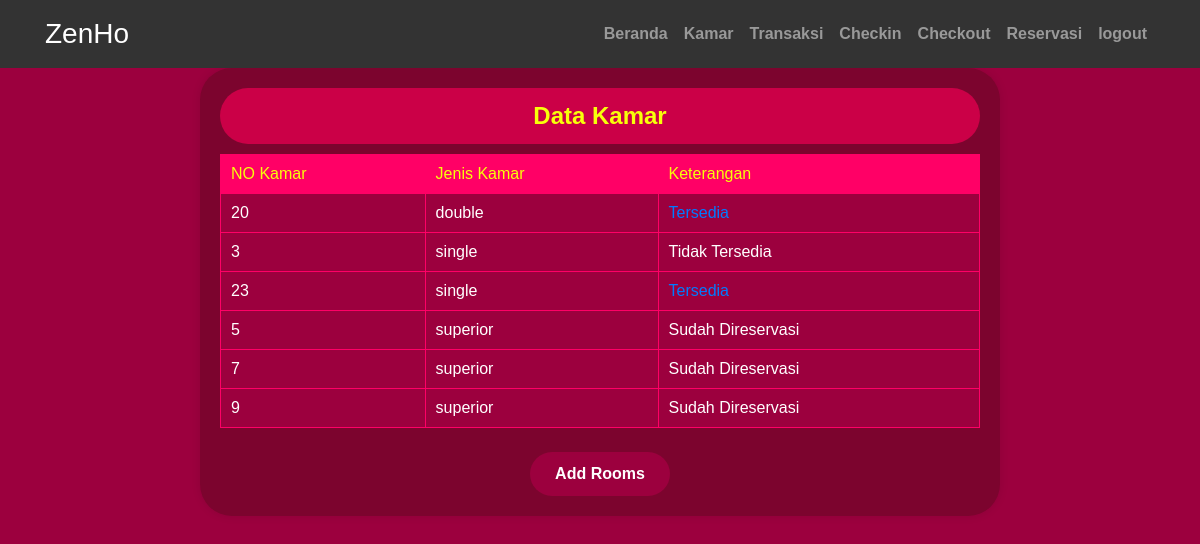
Page /hotel/kamar/ramak.php on the committed database.
### tables this page shows
CREATE TABLE `kamar` (
  `roomID` int(20) NOT NULL,
  `nomor_kamar` varchar(50) DEFAULT NULL,
  `id_bed` int(20) DEFAULT NULL
);

CREATE TABLE `bed` (
  `id_bed` int(20) NOT NULL,
  `type` varchar(100) DEFAULT NULL,
  `harga` int(100) DEFAULT NULL
);

### hotel/kamar/ramak.php (the view, shortened to what this page needs)
<html lang="en">
<head>
    <link rel="stylesheet" href="https://maxcdn.bootstrapcdn.com/bootstrap/4.5.2/css/bootstrap.min.css" />
    <link rel="stylesheet" href="../admin/zenadmin.css" />
</head>
<body>
    <header class="bg-dark text-white">
        <nav class="navbar navbar-expand-lg navbar-dark">
            <div class="container">
                <a class="navbar-brand" href="#">ZenHo</a>
                <div class="collapse navbar-collapse" id="navbarNav">
                    <ul class="navbar-nav ml-auto">
                    <li class="nav-item">
                            <a class="nav-link" href="../admin/zenadmin.php">Beranda</a>
                        </li>
                        <li class="nav-item">
                            <a class="nav-link" href="../kamar/ramak.php">Kamar</a>
                        </li>
                        <li class="nav-item">
                            <a class="nav-link" href="../transaksi.php">Transaksi</a>
                        </li>
                        <li class="nav-item">
                            <a class="nav-link" href="../reserfasi/table_chekin.php">Checkin</a>
                        </li>
                        <li class="nav-item">
                            <a class="nav-link" href="../chekout/table_chekout.php">Checkout</a>
                        </li>
                        <li class="nav-item">
                            <a class="nav-link" href="../reserfasi/reservasi.php">Reservasi</a>
                        </li>
                        <li class="nav-item">
                            <a class="nav-link" href="../admin/logout.php">logout</a>
                        </li>
                    </ul>
                </div>
            </div>
        </nav>
    </header>
    <div class="full">
        <div class="containerT content w-full">
            <div class="table-title">Data Kamar</div>
            <table class="data-table" border="1" cellpadding="5">
                <tr class="header-row">
                    <td>NO Kamar</td>
                    <td>Jenis Kamar</td>
                    <td>Keterangan  </td>
                </tr>
                <?php
                        include "../koneksi.php";
                        $data = mysqli_query($koneksi, "SELECT *     FROM kamar JOIN bed ON kamar.id_bed = bed.id_bed");
                        while ($data1 = mysqli_fetch_array($data)) {
                            $id_kamar = $data1["roomID"];
                            $check_query = mysqli_query($koneksi, "SELECT * FROM reserfasi WHERE roomID = $id_kamar");
                            if (mysqli_num_rows($check_query) > 0) {
                                $id_reservasi = mysqli_fetch_assoc($check_query)["id_rs"];
                                $checkout_query1 = mysqli_query($koneksi, "SELECT * FROM checkout WHERE id_transaksi = $id_reservasi");
                                if (mysqli_num_rows($checkout_query1) > 0) {
                                    $id_checkout = mysqli_fetch_assoc($checkout_query1)["id_check"];
                                    $history_query = mysqli_query($koneksi, "SELECT * FROM history WHERE id_check = $id_checkout");
                                    if (mysqli_num_rows($history_query) > 0) {
                                        $keterangan = 'Tersedia';
                                    } else {
                                        $keterangan = 'Tidak Tersedia';
                                    }
                                } else {
                                    $keterangan = 'Sudah di reservasi';
                                }
                            } else {
                                $keterangan = 'Tersedia';
                            }
                            ?>
                <tr>
                    <td>
                        <?php echo $data1["nomor_kamar"] ?>
                    </td>
                    <td>
                        <?php echo $data1["type"] ?>
                    </td>
                    <td>
                        <?php if ($keterangan == 'Tersedia') { ?>
                        <a
                            href="../reserfasi/reservasi.php?id=<?php echo $data1['id_bed'] ?>& id_1=<?php echo $data1['roomID']; ?>">Tersedia</a>
                        <?php } elseif ($keterangan == 'Sudah di reservasi') { ?>
                        Sudah Direservasi
                        <?php } else {?> Tidak Tersedia <?php } ?>
                    </td>
                </tr>
                <?php
                        }
                ?>
            </table>
            <br>
            <a id="Book" href="../kamar/tambah.php" class="btn_1">Add Rooms</a>
        </div>
    </div>
</body>
</html>

### hotel/admin/zenadmin.css (style rules this page uses)
* { margin-top: 0; padding-top: 0; }
.navbar { background-color: #333; }
.navbar-brand { font-size: 28px; }
.nav-link { color: #fff; font-weight: bold; }

### hotel/kamar/ramak.php (style rules this page uses)
.btn_1, a.btn_1 { border: none; color: #fff; background: rgb(156, 0, 62); outline: 0; cursor: pointer; display: inline-flex; padding: 14px 25px; font-weight: 600; transition: 0.3s ease-in-out; border-radius: 25px; align-items: center; justify-content: center; line-height: 1; }
.btn_1, a.btn_1:hover { color: rgb(247, 255, 10); text-decoration: none; background-color: rgb(255, 0, 89); }
body, h1, h2, h3, p, div { margin: 0; padding: 0; }
body { font-family: Arial, sans-serif; background: rgb(156, 0, 62); margin: 0; padding: 0; width: 100%; height: 100vh; }
.full { min-height: 92%; }
.containerT { background-color: rgb(124, 4, 46); padding: 20px; border-radius: 2rem; -webkit-border-radius: 2rem; -moz-border-radius: 2rem; -ms-border-radius: 2rem; -o-border-radius: 2rem; box-shadow: 0 0 10px rgba(0, 0, 0, 0.1); margin: 20px; text-align: center; margin: 0 auto; max-width: 800px; }
.table-title { font-size: 24px; font-weight: bold; margin-bottom: 10px; border-radius: 2rem; -webkit-border-radius: 2rem; -moz-border-radius: 2rem; -ms-border-radius: 2rem; -o-border-radius: 2rem; background-color: rgb(203, 0, 71); color: rgb(247, 255, 10); padding: 10px; }
.data-table { width: 100%; border-collapse: collapse; background-color: rgb(156, 0, 62); border: 1px solid ; border-color: rgb(255, 0, 102); color: #fff; }
.data-table th, .data-table td { padding: 10px; text-align: left; }
.header-row { background-color: rgb(255, 0, 102); color: rgb(247, 255, 10) ; }
.data-table tr:nth-child(even) { background-color: rgb(156, 0, 62); }

### rows in the picture
kamar: nomor_kamar "20", id_bed.type "double"
kamar: nomor_kamar "3", id_bed.type "single", shows "Tidak Tersedia"
kamar: nomor_kamar "23", id_bed.type "single"
kamar: nomor_kamar "5", id_bed.type "superior", shows "Sudah Direservasi"
kamar: nomor_kamar "7", id_bed.type "superior", shows "Sudah Direservasi"
kamar: nomor_kamar "9", id_bed.type "superior", shows "Sudah Direservasi"
